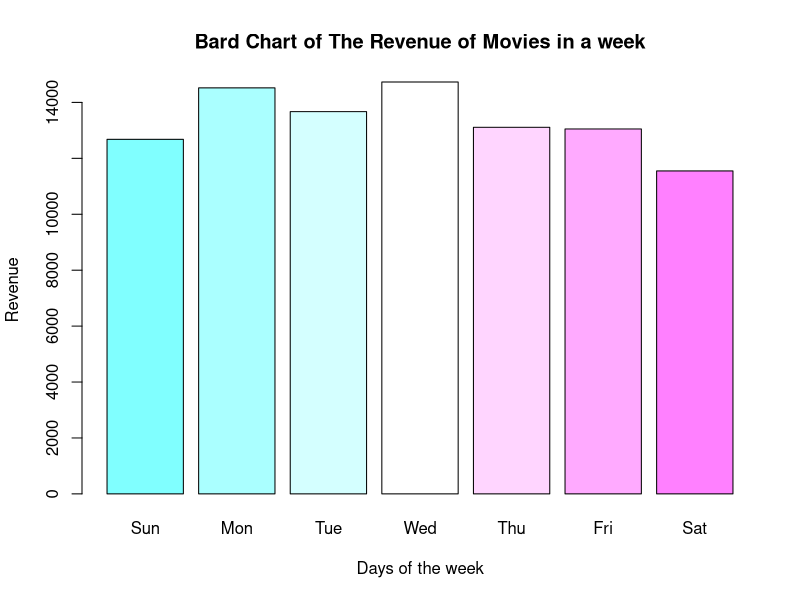
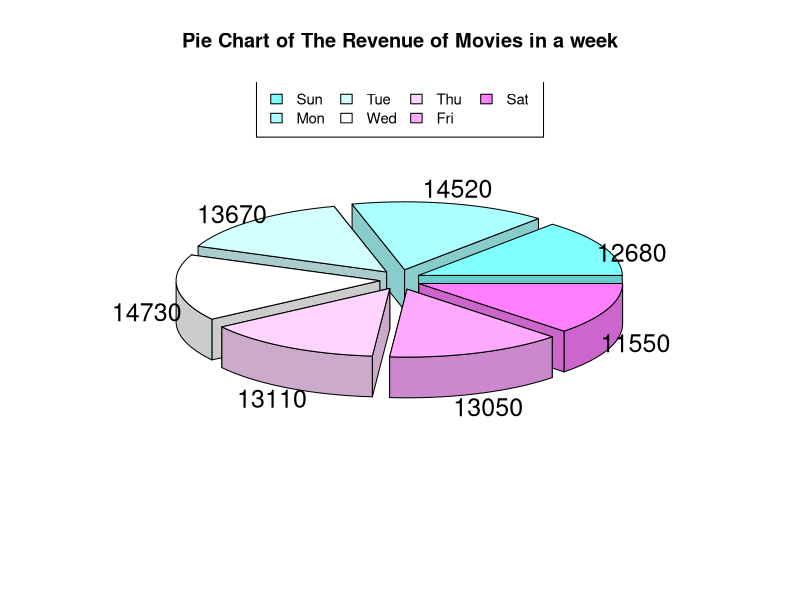

Source code (R) for these figures, in order:
# Potential Questions to Answer:
# 1. Create snacks that the customers can buy and randomize who buys which snack
# 2. Pretend you own multiple theaters and run two simulations to represent each theater and plot the results
# 3. Create conditional statements for movies that may be PG-13 and children are not allowed to watch

# Cost for adults and children
ticket_cost <- 70
ticket_cost_child <- 60
movies <-
  c('Greenland',
    'The Invisble Man',
    'Taxi Driver',
    'Frozen 2',
    'Mulan')  # List 5 of your favorite movies

screens <- 5 # How many screens does the theater have? (assume 1 per movie)
seats <- 50  # How many seats does each theater hold
week_days <- rep(0, 7)  # Store totals for each day

total_revnues_per_day <- rep(0, 7)

# iterate through the week
for (day in 1:length(week_days)) {
  # Keep track of total revenue for the day
  total_revnues_per_day[day] <- 0
  week_days[day] <- day
  revenue <- 0
  
  # iterate through the amount of screens on a particular day
  for (s in 1:screens) {
    # Calculate  how many adults and children are watching the movie
    visitors_adults <- 0
    visitors_children <- 0
    
    visitors_adults = sample(seats, 1)
    seats_remaining <- seats - visitors_adults
    visitors_children <- sample(seats_remaining, 1)
    
    # Calculate the revenue for adults and children
    adults_revenue <- visitors_adults * ticket_cost
    children_revenue <- visitors_children * ticket_cost_child
    
    # Calculate revenue, and add to running total for the day
    revenue = revenue + (adults_revenue  + children_revenue)
  }
  # Save total to the corresponding day
  total_revnues_per_day[day] = revenue
}
week_days
total_revnues_per_day
days_week = c("Sun" , "Mon" , "Tue" , "Wed" , "Thu" , "Fri" , "Sat")

# Make a barchart showing total revenue per day
barplot(
  total_revnues_per_day,
  xlab = "Days of the week",
  ylab = "Revenue",
  names.arg = days_week ,
  main = "Bard Chart of The Revenue of Movies in a week",
  col = cm.colors(length(total_revnues_per_day))
)

# Make any other chart

# Simple Pie Chart
#install.packages('plotrix') <--- this need to be installed
library(plotrix)
pie3D(
  total_revnues_per_day,
  labels = total_revnues_per_day,
  explode = 0.1 ,
  main = "Pie Chart of The Revenue of Movies in a week" ,
  col = cm.colors(length(total_revnues_per_day))
)
legend(
  "top",
  days_week ,
  cex = 0.9,
  ncol = 4,
  fill = cm.colors(length(total_revnues_per_day))
)

# Which day had the highest revenue?
index_of_max = which.max(total_revnues_per_day)
day_max = days_week[index_of_max]
print(
  paste0(
    "The Busiest Day in the theater is : ",
    day_max ,
    ",  With total revenue : " ,
    total_revnues_per_day[index_of_max]
  )
)
